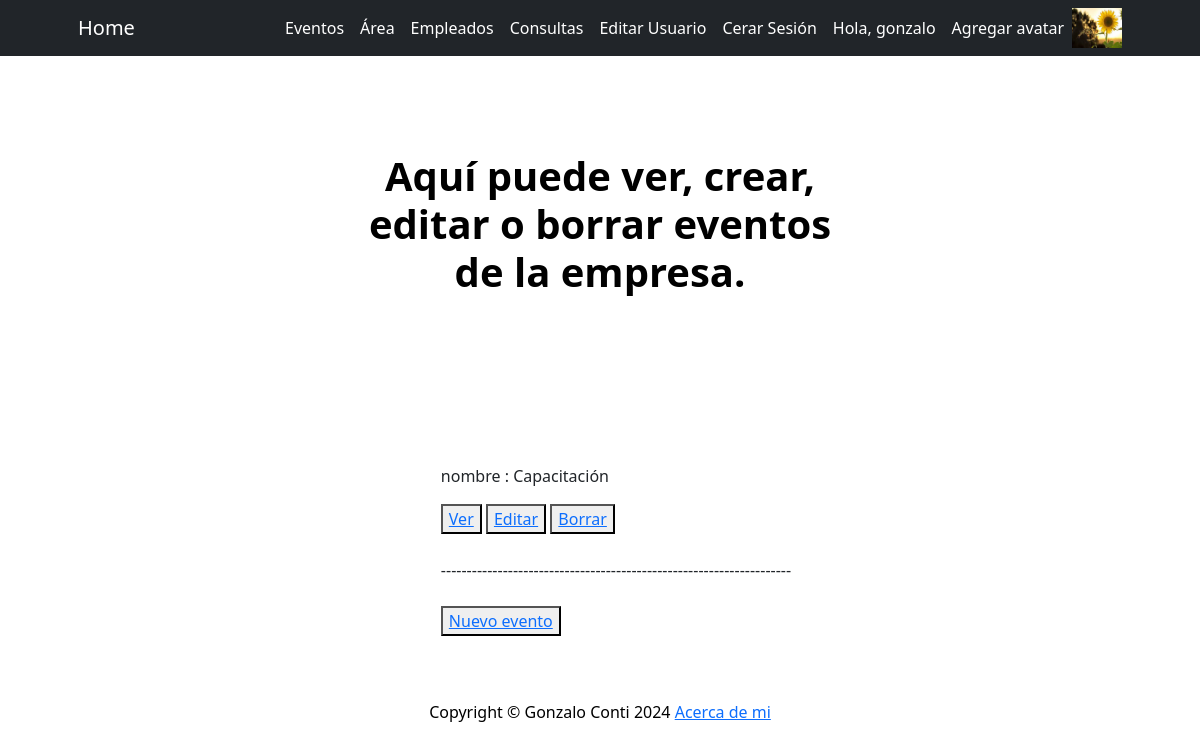
Page /Web/Eventos/list/ (signed in) on the committed database.
### AppWeb/models.py (models this page shows, shortened)
class Avatar(models.Model):
    usuario = models.ForeignKey(User, on_delete=models.CASCADE)
    imagen = models.ImageField(upload_to="avatares", null=True,blank=True)

class Eventos(models.Model):
    nombre = models.CharField(max_length=300)
    descripcion = models.CharField(max_length=300)
    fecha = models.DateField()

### AppWeb/views.py (the view)
# urls.py: path('Eventos/list/', ListaEventos.as_view(), name= 'LeerEventos'),
class ListaEventos(LoginRequiredMixin, ListView):
    model = Eventos

### AppWeb/templates/AppWeb/eventos_list.html (shortened to what this page needs)
{% extends 'AppWeb/padre.html'%}
{% block titulo %}
<p style="color: black;">Aquí puede ver, crear, editar o borrar eventos de la empresa.</p>
{% endblock %}
{% block parrafo %}
       <br>
       <div style="display: flex; justify-content: center">
           <ol>
               {% for evento in object_list %}
           <p>nombre : {{evento.nombre}}</p>
            <button>
               <a href="{% url 'DetalleEventos' evento.id %}"> Ver  </a>
            </button>
            <button>
               <a href="{% url 'ActualizarEventos' evento.id %}"> Editar  </a>
            </button>
            <button>
               <a href="{% url 'BorrarEventos' evento.id %}"> Borrar  </a>
            </button>
           <br>
           <br>
               --------------------------------------------------------------------
           {% endfor %}
           <br>
           <br>
            <button><a href="{% url 'CrearEventos' %}">Nuevo evento</a></button>
               </ol>
       </div>
{% endblock %}

### AppWeb/templates/AppWeb/padre.html (shortened to what this page needs)
<!DOCTYPE html>
<html lang="en">
    <head>
        {% load static %}
        <link href="https://cdn.jsdelivr.net/npm/bootstrap-icons@1.4.1/font/bootstrap-icons.css" rel="stylesheet" />
        <link href="{% static 'AppWeb/css/styles.css' %}" rel="stylesheet" />
    </head>
    <body>
        <nav class="navbar navbar-expand-lg navbar-dark bg-dark">
            <div class="container px-5">
                <a class="navbar-brand" href="{% url 'inicio' %}">Home</a>
                <div class="collapse navbar-collapse" id="navbarSupportedContent">
                    <ul class="navbar-nav ms-auto mb-2 mb-lg-0">
                        {% if request.user.is_authenticated %}
                        <li class="nav-item"><a class="nav-link active" aria-current="page" href="{% url 'LeerEventos' %}">Eventos</a></li>
                        <li class="nav-item"><a class="nav-link active" aria-current="page" href="{% url 'LeerDepartamento' %}">Área</a></li>
                        <li class="nav-item"><a class="nav-link active" aria-current="page" href="{% url 'Empleados' %}">Empleados</a></li>
                        <li class="nav-item"><a class="nav-link active" aria-current="page" href="{% url 'consulta_nueva' %}">Consultas</a></li>
                        <li class="nav-item"><a class="nav-link active" aria-current="page" href="{% url 'editar' %}">Editar Usuario</a></li>
                        <li class="nav-item"><a class="nav-link active" aria-current="page" href="{% url 'logout' %}">Cerar Sesión</a></li>
                        <li class="nav-item"><a class="nav-link active" aria-current="page">Hola, {{user.username}}</a></li>
                        <li class="nav-item"><a class="nav-link active" aria-current="page" href="{% url 'avatar' %}">Agregar avatar</a></li>
                        {% with first_image=user.avatar_set.first %}
                            {% if first_image %}
                            <img src="{{ first_image.imagen.url }}" class="" style="max-width: 50px;">
                            {% endif %}
                        {% endwith %}
                        {% endif %}
                    </ul>
                </div>
            </div>
        </nav>
        <header class="bg-white py-5">
            <div class="container px-5">
                <div class="row gx-5 justify-content-center">
                    <div class="col-lg-6">
                        <div class="text-center my-5">
                            <h1 class="display-7 fw-bolder text-white mb-2">
                            {% block titulo %}
                            {% endblock %}
                            </h1>
                        </div>
                    </div>
                </div>
            </div>
        </header>
        <footer class="py-5 bg-white">
            {% block parrafo %}
            {% endblock %}
        </footer>
    </body>
    <div class="container px-5"><p class="m-0 text-center text-black">Copyright &copy; Gonzalo Conti 2024 <a href="{% url 'acercaDeMi' %}"> Acerca de mi </a></p></div>
</html>

### rows in the picture
Avatar: imagen (picture)
Eventos: nombre "Capacitación"

### other values in the picture
{{ user.username }} "gonzalo"
